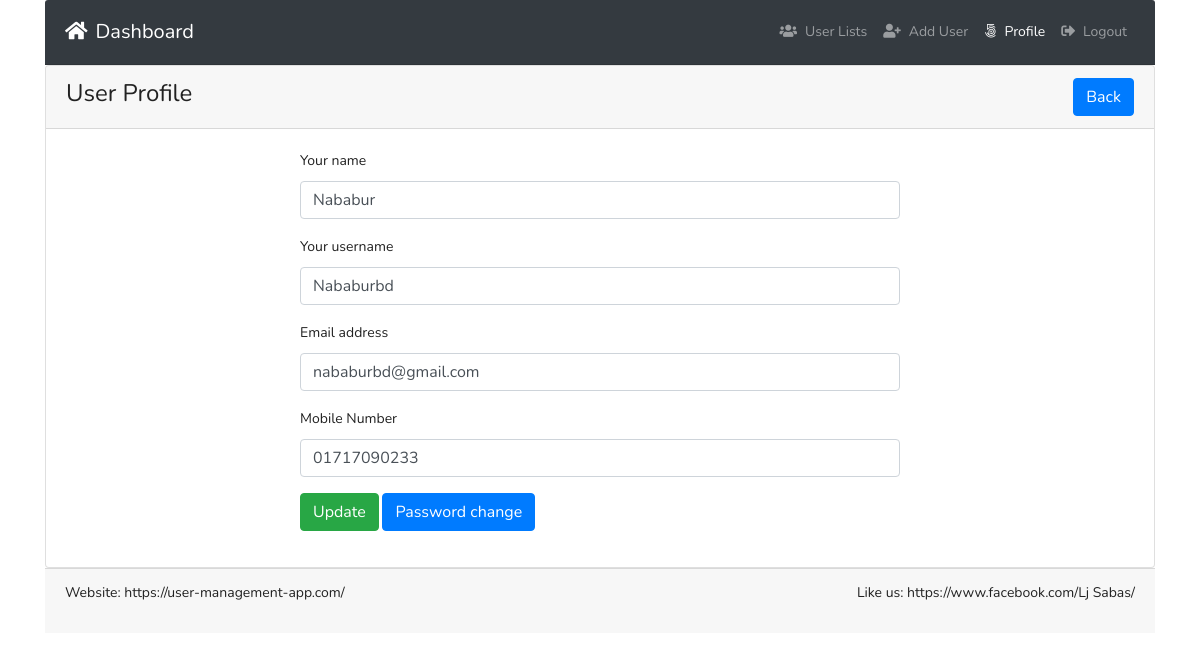
Page /profile.php?id=7 (signed in) on the committed database.
### tables this page shows
CREATE TABLE `tbl_users` (
  `id` int(11) NOT NULL,
  `name` varchar(255) DEFAULT NULL,
  `username` varchar(255) DEFAULT NULL,
  `email` varchar(255) DEFAULT NULL,
  `password` varchar(255) DEFAULT NULL,
  `mobile` varchar(25) DEFAULT NULL,
  `roleid` tinyint(4) DEFAULT NULL,
  `isActive` tinyint(4) DEFAULT 0,
  `created_at` timestamp NOT NULL DEFAULT current_timestamp(),
  `updated_at` timestamp NOT NULL DEFAULT current_timestamp()
);

### profile.php (the view, shortened to what this page needs)
<?php
include 'inc/header.php';
 ?>
<?php
if (isset($_GET['id'])) {
  $userid = preg_replace('/[^a-zA-Z0-9-]/', '', (int)$_GET['id']);
}
 ?>
 <div class="card ">
   <div class="card-header">
          <h3>User Profile <span class="float-right"> <a href="index.php" class="btn btn-primary">Back</a> </h3>
        </div>
        <div class="card-body">
    <?php
    $getUinfo = $users->getUserInfoById($userid);
    if ($getUinfo) {
     ?>
          <div style="width:600px; margin:0px auto">
          <form class="" action="" method="POST">
              <div class="form-group">
                <label for="name">Your name</label>
                <input type="text" name="name" value="<?php echo $getUinfo->name; ?>" class="form-control">
              </div>
              <div class="form-group">
                <label for="username">Your username</label>
                <input type="text" name="username" value="<?php echo $getUinfo->username; ?>" class="form-control">
              </div>
              <div class="form-group">
                <label for="email">Email address</label>
                <input type="email" id="email" name="email" value="<?php echo $getUinfo->email; ?>" class="form-control">
              </div>
              <div class="form-group">
                <label for="mobile">Mobile Number</label>
                <input type="text" id="mobile" name="mobile" value="<?php echo $getUinfo->mobile; ?>" class="form-control">
              </div>
              <?php if (Session::get("id") == $getUinfo->id) {?>
              <div class="form-group">
                <button type="submit" name="update" class="btn btn-success">Update</button>
                <a class="btn btn-primary" href="changepass.php?id=<?php echo $getUinfo->id;?>">Password change</a>
              </div>
            <?php } elseif(Session::get("roleid") == '2') {?>
              <div class="form-group">
                <button type="submit" name="update" class="btn btn-success">Update</button>
              </div>
              <?php   }else{ ?>
                  <div class="form-group">
                    <a class="btn btn-primary" href="index.php">Ok</a>
                  </div>
                <?php } ?>
          </form>
        </div>
      <?php }else{
        header('Location:index.php');
      } ?>
      </div>
    </div>
  <?php
  include 'inc/footer.php';
  ?>

### rows in the picture
tbl_users: name "Nababur", username "Nababurbd", email "nababurbd@gmail.com", mobile "01717090233"
